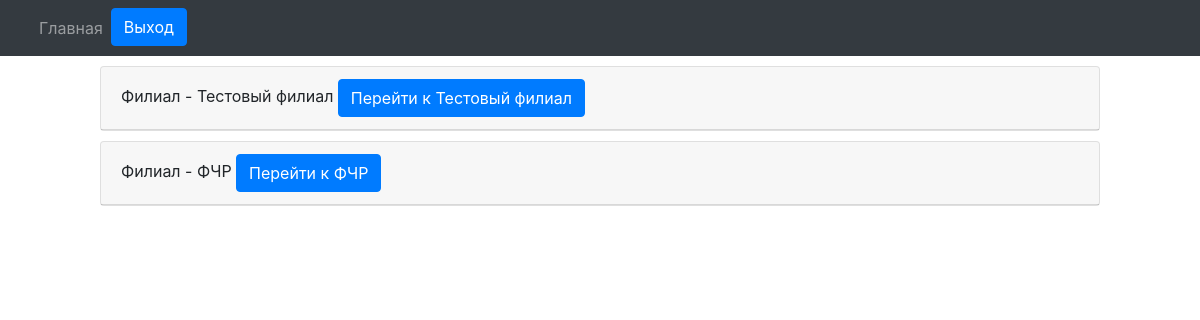
The app's page /paid_departure/filials/ (signed in), older data.
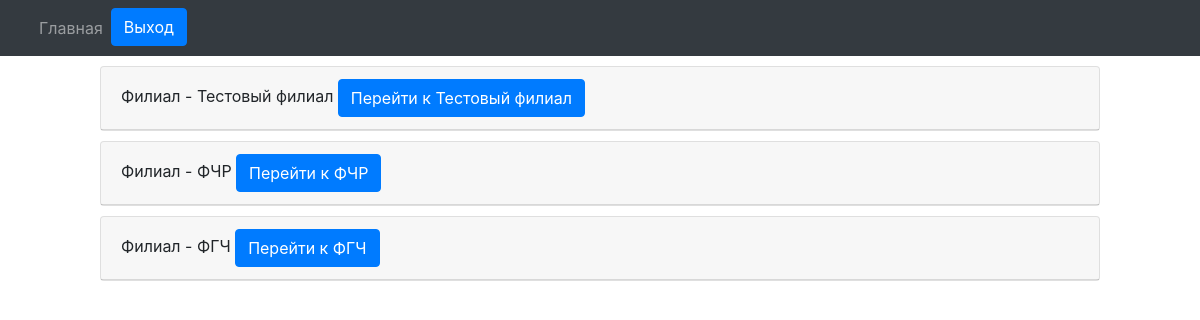
The same page, newer data.
### engine/models.py (models this page shows, shortened)
class Filials(models.Model):
    name = models.CharField(max_length=128, verbose_name='Филиал')
    directory = models.CharField(max_length=128, verbose_name='Директория договоров филиала', default='/')

### engine/views.py (the view)
# urls.py: path('filials/', get_filials, name='get_filials'),
@login_required
def get_filials(request):
    if not request.user.has_perm('engine.view_reestr_oferts'):
        filials = Filials.objects.filter(name=request.user.filial)
    else:
        filials = Filials.objects.all()
    context = {
        'filials': filials
    }
    return render(request, 'orders/filials.html', context=context)

### engine/templates/orders/filials.html (shortened to what this page needs)
{% extends "orders/base.html" %}
{% block nav %}{% include "orders/nav.html" %}{% endblock %}
{% block content %}
<div>
    {% for filial in filials %}
</div>
<div class="card" style="margin: 10px 100px 10px 100px;">
    <div class="card-header">
      Филиал - {{ filial.name }}
      <a href="{% url 'get_orders' filial.pk %}" class="btn btn-primary">Перейти к {{ filial.name }}</a>
    </div>
    {% endfor %}
{% endblock %}

### engine/templates/orders/base.html (shortened to what this page needs)
{% load static %}
<!DOCTYPE html>
<html>
<head>
   <link rel="stylesheet" href="https://cdnjs.cloudflare.com/ajax/libs/datepicker/0.6.5/datepicker.min.css" />
  <link rel="stylesheet" href="https://stackpath.bootstrapcdn.com/bootstrap/4.1.3/css/bootstrap.min.css">
</head>
<body>
  {% block nav %}{% endblock %}
  <main>{% block content %}{% endblock %}</main>
</body>
</html>

### engine/templates/orders/nav.html (shortened to what this page needs)
<nav class="navbar navbar-expand-lg navbar-dark bg-dark">
    <div class="container-fluid">
      <div class="collapse navbar-collapse" id="navbarNavDropdown">
        <ul class="navbar-nav">
          <li class="nav-item">
            <a class="nav-link" aria-current="page" href="/main/">Главная</a>
          </li>
          {% if user.is_authenticated %}
          <li class="nav-item" >
            <form class="form-inline my-2 my-lg-0" method="post" action="/accounts/logout/">
              <button class="btn btn-primary my-2 my-sm-0" type="submit">Выход</button>
            </form>
          </li>
          {% endif %}
        </ul>
      </div>
    </div>
  </nav>

Row changes from the older to the newer data that the page shows:
added Filials: name "ФГЧ"
